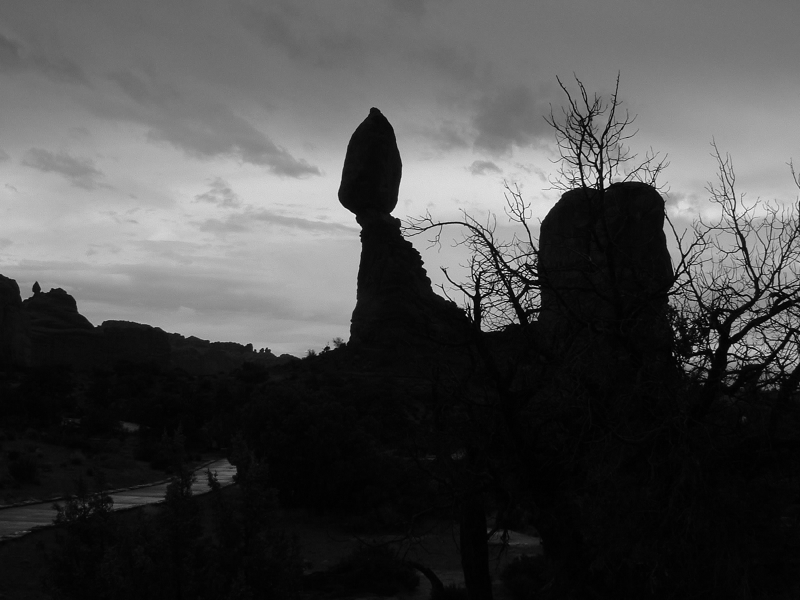
#> input picture 3/dark.png, 800 x 600 px, found by its file name; the run also reads 1 picture not shown here
$ jupyter execute --allow-errors 'sheet02(solution).ipynb'   (shell and % lines are left out)
#> lines starting #> are read from the running program, lines starting #| are printed output that depends on the picture
Osnabrück University - Computer Vision (Winter Term 2021/22) - Prof. Dr.-Ing. G. Heidemann, Ulf Krumnack, Axel Schaffland

# Exercise Sheet 02: Image Enhancement

## Introduction

This week's sheet should be solved and handed in before **Tuesday, November 16, 2021, 2:00pm**. If you need help (and Google and other resources were not enough), feel free to contact your groups' designated tutor or whomever of us you run into first. Please upload your results to your group's Stud.IP folder.

## Assignment 0: Math recap (Euclidean Space) [0 Points]

This exercise is supposed to be very easy, does not give any points, and is voluntary.
There will be a similar exercise on every following sheet.
It is intended to revise some basic mathematical notions that are assumed throughout this class and to allow you to check if you are comfortable with them.
Usually you should have no problem to answer these questions offhand, but if you feel unsure, this is a good time to look them up again. You are always welcome to discuss questions with the tutors or in the practice session.
Also, if you have a (math) topic you would like to recap, please let us know.

**a)** What is a *Euclidean space*? What is the *Cartesian plane*? How are they usually denoted? How to write points in these spaces?

Euclidean space, In geometry, a two- or three-dimensional space in which the axioms and postulates of Euclidean geometry apply; also, a space in any finite number of dimensions, in which points are designated by coordinates (one for each dimension) and the distance between two points is given by a distance formula.

A cartesian plane is defined by to perpendicular number lines the horizontal one denoted as x-axis and the vertical as y-axis. Points are represented as a tupple where the number of the point reflected into the x-axis is the first number and the second number is the reflection of the same point into the y-axis.

**b)** What is the *norm* of a vector in a Euclidean space? How to *add* and *substract* two vectors? How is the *Euclidean distance* defined? Are there other ways to measure distances?

An Euclidean norm of a vector is the square toot of the inner product of a vector with itself.
To add or substract two Euclidean norm vectors, it is first necessary for the operands of both vectors to be the same and if necessary, they must be shifted. While doing this, precision from the operands of smaller number get lost, so if x < y, the result will be y or -y (addition or substraction respectively).
Euclidean distance is the distance of two points in the euclidean space. it is defined as:

$$ d(p,q) = \sqrt[2]{\sum_{i=1} ^{n}(q_{i} - p_{i})^{2}} $$

where $p, q$  are two points in the Eucldean n-space, $q_i , p_i$  are euclidean vectors starting from the origin of the space, and $n$  is the n-space the euclidean space is.

There are other ways to meassure distances, like the pythagorean theorem.

**c)** What is the (standard) *scalar product* of two vectors? How is it related to the length and angle between these vectors? Name some use cases.

between two vectors

## Assignment 1: Contrast enhancement [5 Points]

### a) Image Contrast

Describe the concept of contrast in your own words and introduce different ways to measure it. How can low contrast be caused and when is this a problem (and when not)? What can be done to improve contrast?

Contrast describes the difference between different colors/color values. In a gray-scale image a high contrast means drastically differing values whereas similar color values lead to low contrast. It can be measured on a global scale, trying to describe the contrast of the whole image by calculating the difference between the darkest and lightest point in the image, or locally, where only difference between a pixel and it's neighbors is considered.
Low contrast can have different causes, for example noise in the image, shooting though a dirty surface like a dusty window, very even and soft lighting, or even just shooting with different camera settings, producing images in a different format. This can be a problem when trying to detect objects or even just edges in an image.
Contrast can be improved by using a transfer function, depending on whether global or local contrast should be improved and also the image, this could be a linear function that just extends the range of contrast or a nonlinear function as in gamma correction.

### b) Histogram equalization and entropy

How does histogram equalization work? What is entropy and how is it related to histogram equalization? For your answer focus on the (conceptually simpler) continuous case.

In general, a histogram is used in this context to display the distribution of the grey values in an image. Further on, a non-uniform fashion usually reveals that the contrast is low. Connected to that, the idea of histogram equalization is to distribute the grey values more evenly, more precisely improving the contrast.

Entropy is the average information content an is defined as $E = -\sum_{i=1...N}P(e_i) * \log_2(P(e_i))$.
This is done by maximizing the information content of an image. To work with something quantifiable, the entropy of the histogram is maximized. In other words, we are looking for a transfer function that is maximizing the entropy. Entropy describes the averaged information content one picture covers.

### c) Discrete histogram equalization

What problems occur when considering discrete images (i.e. with discrete coordinates and a finite number of gray levels)? Explain the tables on the lecture slides (CV-04 slides 22/23).

The problem is that after the calculation $g'(g) = N_g * \sum_{w=0...g} H(w) - 1$ rounds the result into integers.
When considering discrete images, due to rounding some values which should be mapped to different new values will b mapped to the same value, leading not only to gaps in the new histogram but also an uneven histogram. This is what can be seen in the tables on the lecture slides, a new gray value is calculated according to the frequency of the original one but as they have to be rounded to discrete values, four of them end up being the same (8).

## Assignment 2: Computing Contrast and Entropy [5 Points]

### a) Computing contrast

Provide functions to compute the local contrast, global contrast, and entropy of an image.

[cell 1]
import numpy as np
from imageio import imread
import matplotlib.pyplot as plt
plt.rcParams['image.cmap'] = 'gray'

def global_contrast(img, value_range=None):
    """
    Compute the global contrast for a given image.
    Args:
        img (ndarray): The grayscale image to compute the contrast for.
        value_range (tuple): The minimum and maximum values of the gray scale.

    Returns:
        contrast (float): The local contrast of the image.
    """

    # determine range: simplified, just checks for uint8
    if value_range is None:
        value_range = (0, 255) if img.dtype == np.uint8 else (0., 1.)

    # YOUR CODE HERE
    contrast = (1/(value_range[1] - value_range[0]) * (np.amax(img, initial=value_range[0], where=value_range[1]) -
                                                       np.amin(img, initial=value_range[0])))

    return contrast

img = imread('images/dark.png')
#> img is the input picture: shape (600, 800); min 0, max 255, mean 74
plt.title("Image global contrast: {:.4f} (min={}, max={})".format(global_contrast(img), img.min(), img.max()))
#> in global_contrast, `contrast = (1/(value_range[1] - value_range[0]) * (np.amax(img, initia..`: contrast = 1
plt.imshow(img, vmin=0, vmax=255)
plt.show()

plt.hist(img.flatten(), 256, (0, 255))
plt.show()
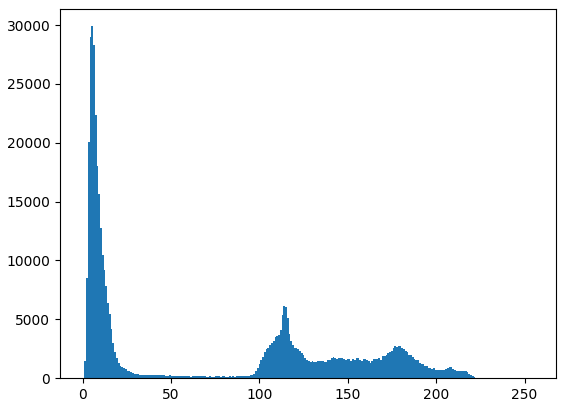
#> figure drawn by matplotlib, 1 panel; tallest bar 29901 high, from x = 4.98 to 5.98

[cell 2]
import numpy as np
import matplotlib.pyplot as plt
from imageio import imread

def local_contrast(img):
    """
    Compute the local contrast for a given image.
    Args:
        img (ndarray): The grayscale image to compute the contrast for.

    Returns:
        contrast (float): The local contrast of the image.
    """
    M,N = img.shape
    contrast = 0.0
    # YOUR CODE HERE
    for x in range(M):
        for y in range(N):
            #skipping boundaries
            if x == 0 or y == 0 or x == M-1 or y == N-1:
                continue

            # looking at neigbouring pixels
            n1 = int(img[x-1,y])
            n2 = int(img[x+1,y])
            n3 = int(img[x,y-1])
            n4 = int(img[x,y+1])
            pixel = img[x,y]
            # averaged difference
            contrast += np.abs(float(pixel) - float(float(n1 + n2 + n3 + n4)/4))
#> after the loop, contrast = 1374345.2

    contrast = contrast / (M*N)
#> contrast = 2.86
    return contrast


img = imread('images/dark.png')
plt.title("Image local contrast: {:.4f}".format(local_contrast(img)))
plt.imshow(img, vmin=0, vmax=255)
plt.show()

[cell 3]
import numpy as np
import math
from imageio import imread

def entropy(img):
    """
    Compute the entropy for a given image.
    Args:
        img (ndarray): The grayscale image to compute the entropy for.

    Returns:
        img_entropy (float): The entropy of the image.
    """
    # YOUR CODE HERE
    img_entropy = 0
    values, counts = np.unique(np.ndarray.flatten(img), return_counts=True)
#> values = 249 values from 0 to 255; counts = 249 values, max 29901 at index 5, min 1 at index 244, mean 1927.7
    for c in counts:
        p = c/(img.shape[0]*img.shape[1])
        img_entropy -= p * math.log2(p)
#> this loop made 249 passes
#> (c, p, img_entropy) on passes 1 to 3: (53, 0.00011, 0.00145), (1479, 0.00308, 0.0272), (8516, 0.0177, 0.13)
#> after the loop, img_entropy = 6.49

    return img_entropy

img = imread('images/dark.png')
plt.title("Image Entropy value: {:.4f}".format(entropy(img)))
plt.imshow(img, vmin=0, vmax=255)
plt.show()

plt.hist(img.flatten(), 256, (0, 255))
plt.show()

### b) Example images

* construct an (artificial) image with high global contrast but low local contrast
* construct an (artificial) image with low global constrast but high local contrast
* construct an (artificial) image with maximal entropy but low local contrast

[cell 4]
import numpy as np
import matplotlib.pyplot as plt

def image_info(img):
    """ Displays an image, local and global contrast, and the entropy

    Args:
        img (ndarray): Image which is displayed and statics are computed for.

    """
    info = "global contrast: {:.4f}, local contrast: {:.4f}, entropy: {:.4f}"
    plt.title(info.format(global_contrast(img), local_contrast(img), entropy(img)))
    plt.imshow(img, vmin=0, vmax=255)
    plt.show()
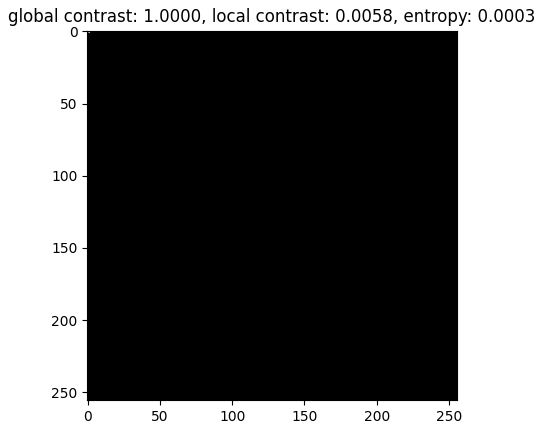
#> figure drawn by matplotlib, 1 panel


img1 = np.zeros((256, 256),np.uint8)
# YOUR CODE HERE
img1[1,1] = 255
image_info(img1)


p = 10
global_c = []
local_c = []

img2 = np.zeros((256, 256),np.uint8)
# YOUR CODE HERE
for i, row in enumerate(img2):
    for ii, pixel in enumerate(row):
        if i%2 == 0 and ii%2 == 0:
            img2[i,ii] = p
        if i%2 == 1 and ii%2 == 1:
            img2[i,ii] = p
global_c.append(global_contrast(img2))
local_c.append(local_contrast(img2))

image_info(img2)


img3 = np.zeros((256, 256),np.uint8)
# YOUR CODE HERE
for i, row in enumerate(img3):
    img3[i:, :]=i
image_info(img3)
#> in image_info (call 3), `plt.show()`:
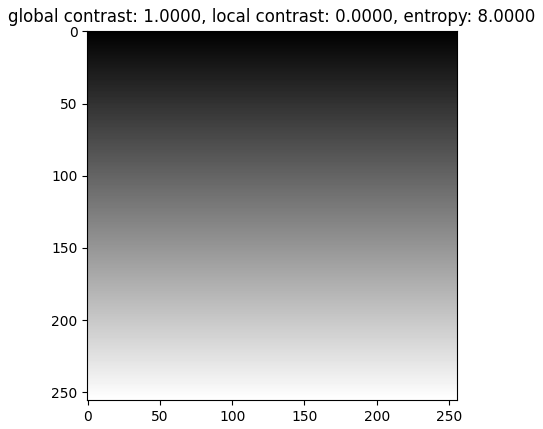
#> figure drawn by matplotlib, 1 panel

## Assignment 3: Adaptive Histogram Equalization (AHE) [5 Points]

We have uploaded the original article on Contrast Limited Adaptive Histogram Equalization to StudIP [Zuiderveld, 1994]. You may use it as a base to answer this exercise.

### a) Adaptive Histogram Equalization (AHE)

Describe in your own words the idea of AHE. Why was it introduced and what are its main drawbacks?

Compared to histogram equalization, it differs in the respect that the adaptive method computes several histograms, where each belongs to a distinct section of the image. Moreover, the method is employing them to redistribute the lightness values of the image. It was introduced, because it can be used for improving the local contrast and enhancing the definitions of edges in each region of an image. Adaptive histogram equalization (ahe) in general is a contrast enhancement method designed to be broadly applicable and having demonstrated effectiveness. However, slow speed and the overenhancement of noise it produces in relatively homogeneous regions are two problems.

### b) Contrast Limited Adaptive Histogram Equalization (CLAHE)

Describe in your own words the idea of CLAHE. Why was it introduced and how does it work?

CLAHE has the same process as AHE but instead of contrasting all the image, it works by limiting the level of contrast to which existing contrast can be enhanced, which is achieved by limiting the number of pixels which are allowed to have the same gray value, clipping those that would increse the count over the limit and redistributing them equally over all values. It was introduced because AHE could lead to excessive local contrast enhancement, enhancing noise.

### c) Computation of AHE

How can AHE be implemented efficiently? Explain how the interpolation scheme works, why it is a valid approximation, and why it improves the runtime? Can you think of another way to compute AHE efficiently?

Adaptive histogram equalization in its straightforward form, requires the computation of a different neighbourhood histogram and transformation function for each pixel in the image. This makes the method very expensive computationally. Interpolation allows a significant improvement in efficiency without compromising the quality of the result. The image is partitioned into equally sized rectangular tiles, usually in an 8 by 8 grid.

A histogram, Cumulative distribution function and transformation function is then computed for each of the tiles. The transformation functions are appropriate for the tile center pixels. All other pixels are transformed with up to four transformation functions of the tiles with center pixels closest to them, and are assigned interpolated values. Pixels in the bulk of the image are bilinearly interpolated, accomplished by the following formula: $$s' = (1-y)((1-x)g_A(s)+xg_b(s))+y((1-x)g_C(s)+xgD(s))$$ where $x$ and $y$ are normalized distances with respect to the point in the section calculated; pixels close to the boundary are linearly interpolated, and pixels near corners are transformed with the transformation function of the corner tile. The interpolation coefficients reflect the location of pixels between the closest tile center pixels, so that the result is continuous as the pixel approaches a tile center.

This procedure reduces the number of transformation functions to be computed dramatically and only imposes the small additional cost of linear interpolation.

### d) Applying AHE and CLAHE

Lookup functions for computing HE, AHE and CLAHE in the module `skimage.exposure` and apply them to the image `canada.png`. Compare your results to the lecture slides (CV-04, slide 31).

[cell 5]
# YOUR CODE HERE
from imageio import imread
import matplotlib.pyplot as plt
from skimage import exposure

img = imread('images/canada.png', pilmode='L')
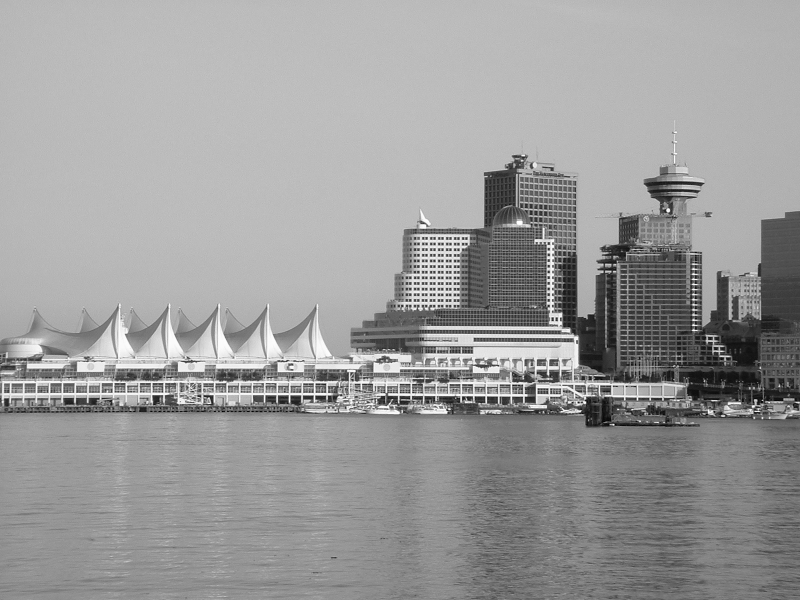
#> input picture 3/canada.png, 800 x 600 px, found by its file name
#> img is the input picture: shape (600, 800); min 0, max 255, mean 155.4

img_he = exposure.equalize_hist(img) # CHANGE THIS
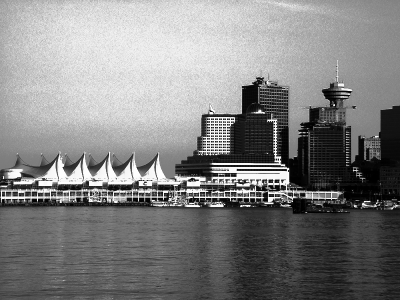
#> img_he: shape (600, 800) float64 (shown at 1/2 size); min 4.17e-06, max 1, mean 0.509
img_ahe = exposure.equalize_adapthist(img, clip_limit=1) # CHANGE THIS
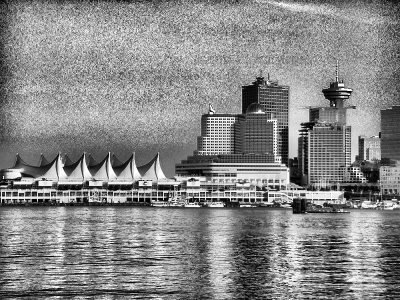
#> img_ahe: shape (600, 800) float64 (shown at 1/2 size); min 0, max 1, mean 0.534
img_clahe = exposure.equalize_adapthist(img) # CHANGE THIS
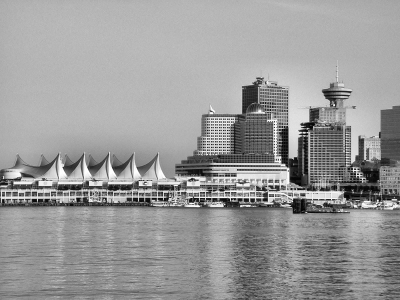
#> img_clahe: shape (600, 800) float64 (shown at 1/2 size); min 0, max 1, mean 0.605
# YOUR CODE HERE

plt.figure(figsize=(12, 15))
plt.subplot(4,2,1)
plt.title("Original Image")
plt.imshow(img)
plt.subplot(4,2,2)
plt.title("entropy={:.4f}".format(entropy(img)))
plt.hist(img.flatten(), 256, (0, 255))

plt.subplot(4,2,3)
plt.title("HE")
plt.imshow(img_he)
plt.subplot(4,2,4)
plt.title("entropy={:.4f}".format(entropy(img_he)))
plt.hist(img_he.flatten(), 256, (0, 1))

plt.subplot(4,2,5)
plt.title("AHE")
plt.imshow(img_ahe)
plt.subplot(4,2,6)
plt.title("entropy={:.4f}".format(entropy(img_ahe)))
plt.hist(img_ahe.flatten(), 256, (0, 1))

plt.subplot(4,2,7)
plt.title("CLAHE")
plt.imshow(img_clahe)
plt.subplot(4,2,8)
plt.title("entropy={:.4f}".format(entropy(img_clahe)))
plt.hist(img_clahe.flatten(), 256, (0, 1))

plt.show()
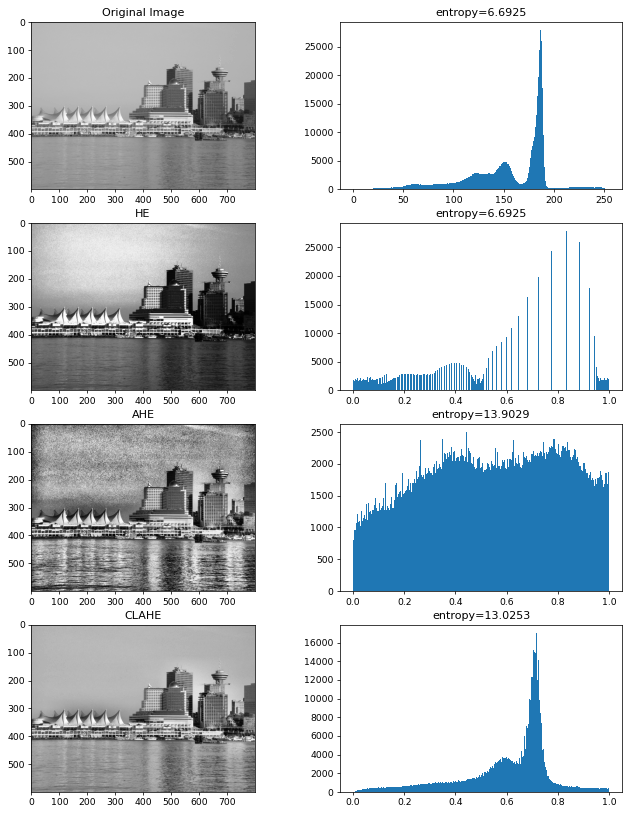
#> figure drawn by matplotlib, 8 panels; panel 2: tallest bar 27901 high, from x = 186.3 to 187.3; panel 4: tallest bar 27901 high, from x = 0.832 to 0.836; panel 6: tallest bar 2505 high, from x = 0.441 to 0.445; panel 8: tallest bar 17075 high, from x = 0.715 to 0.719
#> (the rest of the program and of its run is left out)
